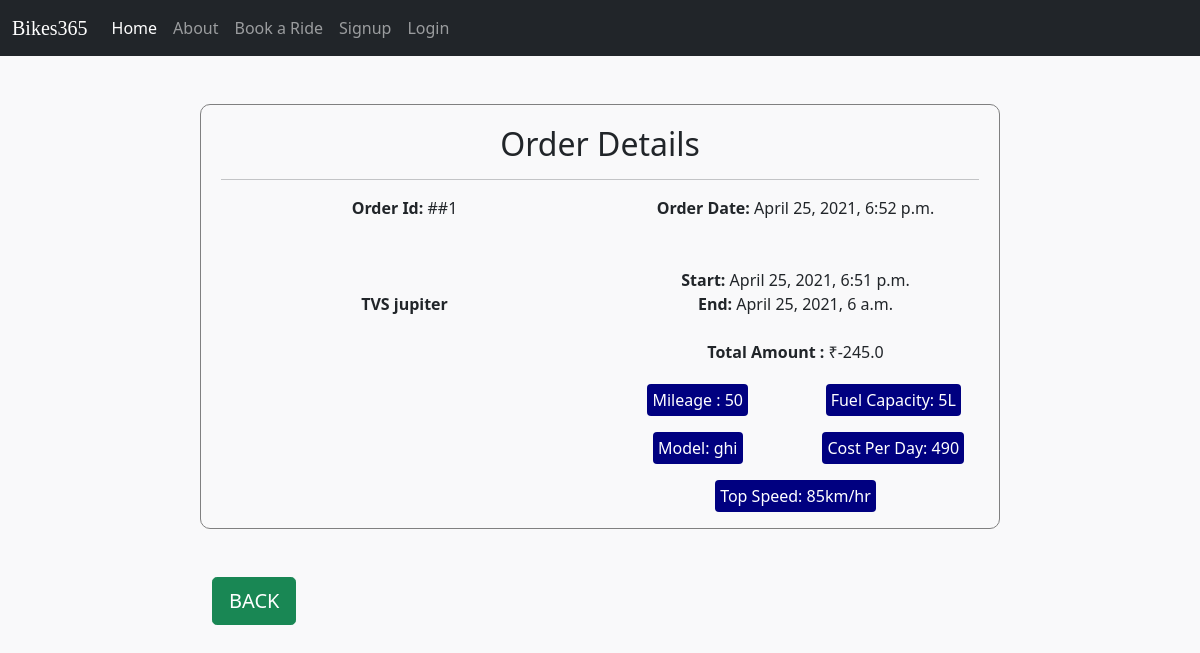
The page /orderdetail/1 on the database its author committed.
### first/models.py (models this page shows, shortened)
class order(models.Model):
    bikeid = models.ForeignKey(bike,on_delete=models.DO_NOTHING)
    userid = models.ForeignKey(User,on_delete=models.DO_NOTHING)
    startdaytime = models.DateTimeField()
    enddaytime = models.DateTimeField()
    orderdate = models.DateTimeField(auto_now_add=True)

class bike(models.Model):
    name = models.CharField(max_length=20)
    model = models.CharField(max_length=20)
    fuelcap = models.IntegerField()
    mileage = models.IntegerField()
    topspeed = models.IntegerField()
    costperday = models.IntegerField(default=100)
    available = models.BooleanField(default=True)
    bikeimg = models.ImageField(null=True,blank=True,upload_to="images/")

### first/views.py (the view)
# urls.py: path('orderdetail/<int:id>',views.order_detail,name="orderdetail"),
def order_detail(request,id):
    obj = order.objects.get(pk=id)
    userinst = User.objects.get(pk=obj.userid.id)
    Endday = obj.enddaytime
    Startday = obj.startdaytime
    Eday = Endday.strftime("%d")
    Emonth = Endday.strftime("%m")
    Eyear = Endday.strftime("%Y")
    Sday  = Startday.strftime("%d")
    Smonth = Startday.strftime("%m")
    Syear = Startday.strftime("%Y")
    Ehour = Endday.strftime("%H")
    Eminute = Endday.strftime("%M")
    Esecond = Endday.strftime("%S")
    Shour = Startday.strftime("%H")
    Sminute = Startday.strftime("%M")
    Ssecond = Startday.strftime("%S")
    yeardiff = round((int(Eyear) - int(Syear))*365,1)
    monthdiff = round((int(Emonth) - int(Smonth))*30,1)
    daydiff = (int(Eday) - int(Sday))
    hourdiff = round((int(Ehour) - int(Shour))/24,1)
    minutediff = round((int(Eminute) - int(Sminute))/(24*60),1)
    seconddiff = round((int(Esecond) - int(Ssecond))/(24*60*60),1)
    rent = (yeardiff+daydiff+monthdiff+hourdiff+minutediff+seconddiff)*(obj.bikeid.costperday)
    return render(request,"first/orderdetail.html",{'order':obj,'user':userinst,'rent':rent})

### first/templates/first/orderdetail.html
{% extends 'first/base.html' %}
{% load static %}
{% block content %}
<br><br>
<div class="row">
  <div class="col-md-8 offset-md-2 col-sm-12 ord">
    <h2>Order Details</h2>
    <hr>
    <div class="row ordmin">
      <div class="col-sm-6">
        <b>Order Id:</b>  ##{{order.id}}
      </div>
      <div class="col-sm-6">
        <b>Order Date:</b>  {{order.orderdate}}
      </div>
    </div>
    <br><br>
    <div class="row">
      <div class="col-sm-6">
        <img src="{{order.bikeid.bikeimg.url}}" alt=""><br>
        <b>{{order.bikeid.name}}</b>
      </div>
      <div class="col-sm-6">
        <b>Start:</b>  {{order.startdaytime}}
        <br>
        <b>End:</b> {{order.enddaytime}}
        <br><br>
        <b>Total Amount :</b> &#8377;{{rent}}
        <br><br>
        <div class="row sp">
          <div class="col-sm-6">
            <span class="bike">Mileage : {{order.bikeid.mileage}}</span>
          </div>
          <div class="col-sm-6">
            <span class="bike">Fuel Capacity: {{order.bikeid.fuelcap}}L</span>
          </div>
        </div>
        <br>
        <div class="row sp">
          <div class="col-sm-6">
            <span class="bike">Model: {{order.bikeid.model}}</span>
          </div>
          <div class="col-sm-6">
            <span class="bike">Cost Per Day: {{order.bikeid.costperday}}</span>
          </div>
        </div>
        <br>
        <div class="row sp">
          <div class="col-sm-12">
            <span class="bike">Top Speed: {{order.bikeid.topspeed}}km/hr</span>
          </div>
        </div>
      </div>
    </div>
  </div>
</div>
<br><br>
<div class="row">
  <div class="col-md-8 offset-md-2">
    <a href="/cart/" class="btn btn-success btn-lg">BACK</a>
  </div>
</div>
{% endblock content %}

### first/templates/first/base.html (shortened to what this page needs)
<!DOCTYPE html>
{% load static %}
<html lang="en" dir="ltr">
  <head>
    <link rel="stylesheet" href="{% static 'first/css/bootstrap.css' %}">
    <link rel="stylesheet" href="{% static 'first/css/style.css' %}">
    <link rel="stylesheet" href="https://cdnjs.cloudflare.com/ajax/libs/font-awesome/4.7.0/css/font-awesome.min.css">
  </head>
  <body>
    {% include 'first/navbar.html' %}
   <div class="container-fluid">
      {% block content %}
      {% endblock content %}
   </div>
  </body>
</html>

### first/templates/first/navbar.html (shortened to what this page needs)
<nav class="navbar navbar-expand-lg navbar-dark bg-dark">
  <div class="container-fluid">
    <a class="navbar-brand" href="#" style="font-family:segoe script;">Bikes365</a>
    <div class="collapse navbar-collapse" id="navbarNav">
      <ul class="navbar-nav">
        <li class="nav-item">
          <a class="nav-link active" aria-current="page" href="/">Home</a>
        </li>
        <li class="nav-item">
          <a class="nav-link" href="{% url 'about' %}">About</a>
        </li>
        <li class="nav-item">
          <a class="nav-link" href="{% url 'bikes' %}">Book a Ride</a>
        </li>
        {% if not request.user.is_authenticated %}
        <li class="nav-item">
          <a class="nav-link" href="{% url 'signup' %}">Signup</a>
        </li>
        <li class="nav-item">
          <a class="nav-link" href="{% url 'login' %}">Login</a>
        </li>
        {% endif %}
      </ul>
    </div>
  </div>
</nav>

### first/static/first/css/style.css (style rules this page uses)
body { background-color: #f9f9fa; }
.ord { text-align:center; border: 1px solid grey; border-radius: 10px; padding:20px; }
.bike { background-color: #000080; color:white; padding:5px; border-radius: 4px; }
.sp { text-align: center; }

### rows shown on the page
order: id "1", orderdate "April 25, 2021, 6:52 p.m.", bikeid.name "TVS jupiter", startdaytime "April 25, 2021, 6:51 p.m.", enddaytime "April 25, 2021, 6 a.m.", bikeid.mileage "50", bikeid.fuelcap "5", bikeid.model "ghi", bikeid.costperday "490", bikeid.topspeed "85"

### other values the page prints
{{ rent }} "-245.0"
